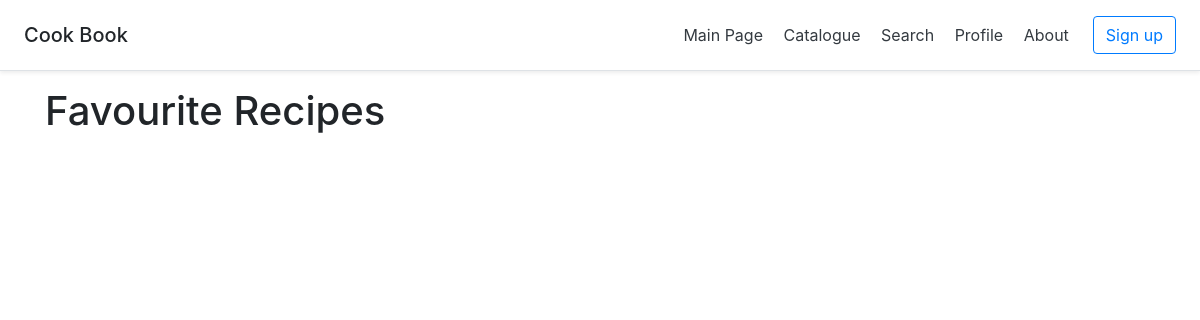
The app's page /main/favourites, older data.
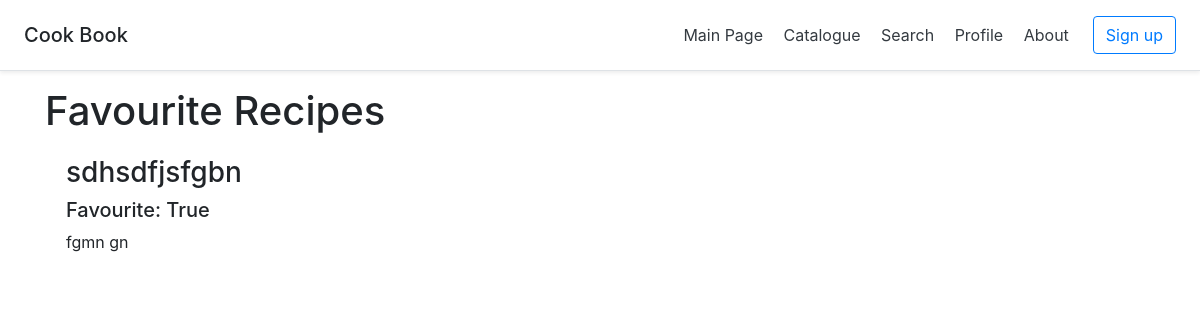
The same page, newer data.
### main/models.py (models this page shows, shortened)
class Recipe(models.Model):
    ingredient = models.ForeignKey(Ingredient, on_delete=models.PROTECT, default="Default Ingredient", null=True)
    title = models.CharField('Recipe Name', max_length=50, default="Default Title", null=True)
    description = models.TextField('Description', default="Default Description", null=True)
    favourite = models.BooleanField('Favourite', default=False, null=True)

### main/views.py (the view)
# urls.py: path('favourites', views.favourites, name='favourites'),
def favourites(request):
    recipes = Recipe.objects.order_by('id')[:10]
    context = {
        'title': 'Favourites',
        'recipes': recipes
    }
    return render(request, 'main/favourites.html', context)

### main/templates/main/favourites.html (shortened to what this page needs)
{% extends 'main/base1.html' %}
{% block content %}
    <h1>Favourite Recipes</h1>
        {% for x in recipes %}
            {% if x.favourite %}
            <div class="alert mt-2"> <!  alert-warning == Yellow box around div block >
                <h3>{{ x.title }}</h3>
                <h5>Favourite: {{ x.favourite }}</h5>
                <p>{{ x.description }}</p>
            </div>
            {% endif %}
        {% endfor %}
{% endblock %}

Row changes from the older to the newer data that the page shows:
added Recipe: title "sdhsdfjsfgbn", favourite "True", description "fgmn gn"
